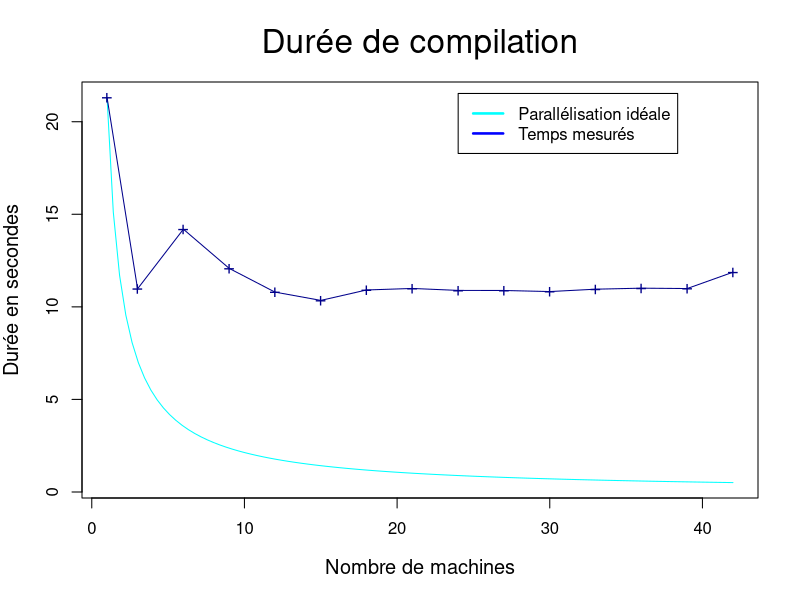
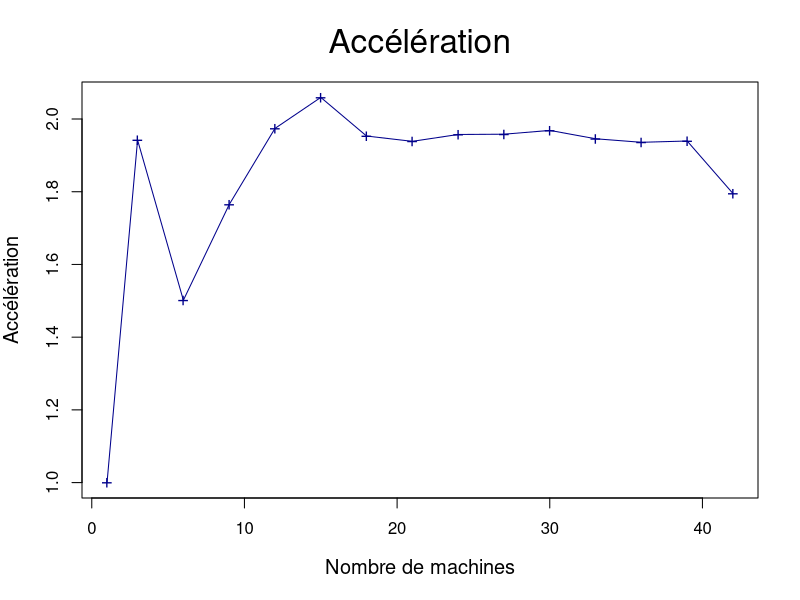
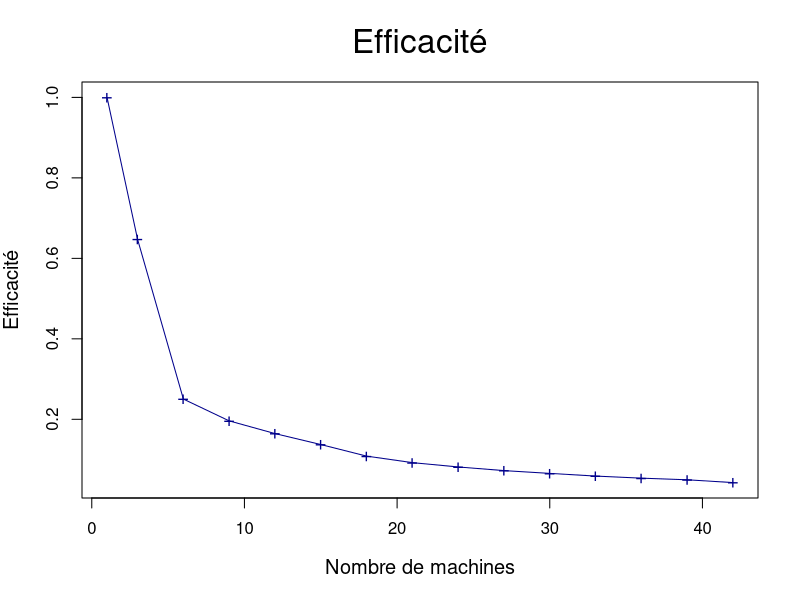
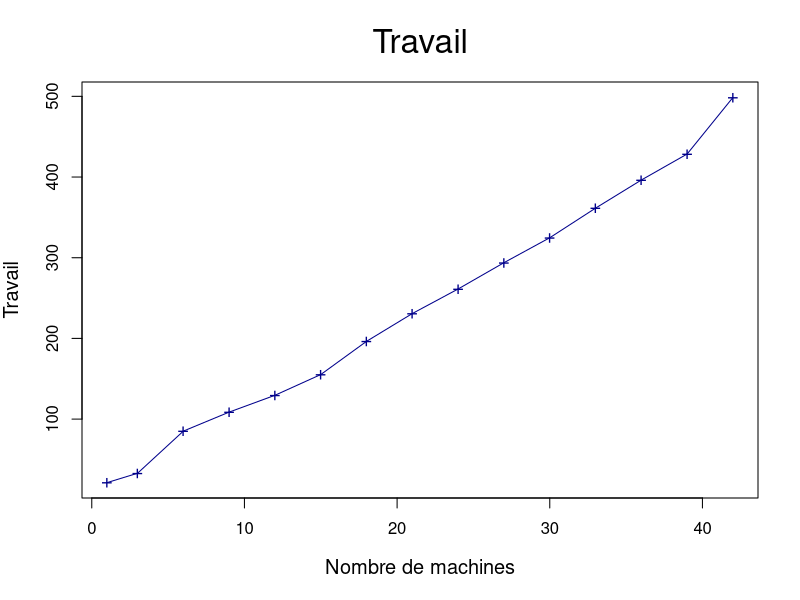

Reproduce these figures in R, in order.
pdf("sujet_makefiles_blender_249_Makefile_nth8.pdf")

nCPU = 42
STEP = 3

#x_axis <- seq.int( nCPU, STEP, -STEP )
#x_axis <- seq.int( STEP, nCPU, STEP )
x_axis=c()
for (i in seq(from=nCPU, to=1, by=-STEP)) {
  x_axis = c( x_axis, i )
}

if ( ! (1 %in% x_axis) ) {
  x_axis = c( x_axis, 1 )
}

x_axis = rev(x_axis)

data <- c( 21313,  10974,  14194,  12078,  10796,  10349,  10912,  10994,  10888,  10884,  10826,  10954,  11009,  10989,  11873 )

# -1 )
#data <- head( data, -1)

data = data / 1000

#sCPU = tail(data, n=1)

xLim = 4 * nCPU / 7
sCPU = head(data, n=1)
yLim = sCPU + sCPU / 100

x_ideal <- c( 1, nCPU )
y_ideal <- data / x_axis
y_lims <- c( min(data), yLim )

ideal <- function( n ) {
  return (sCPU/n)
}

plot( ideal, 1, nCPU, ann=FALSE, col="cyan" )
lines( x_axis, data, pch="+", cex=1.2, type="o", col="dark blue", ann=FALSE, ylim=y_lims )

title( main="Durée de compilation", font.main=1, cex.main=2 )
title( xlab="Nombre de machines", cex.lab=1.2 )
title( ylab="Durée en secondes", cex.lab=1.2 )


# places a legend at the appropriate place
legend( xLim, yLim,

 # puts text in the legend
c("Parallélisation idéale", "Temps mesurés"),

# gives the legend appropriate symbols (lines)
lty=c(1,1),

 # gives the legend lines the correct color and width
lwd=c(2.5,2.5),col=c("cyan", "blue"),bg="white")

dev.off()



m = nCPU

T1 = sCPU

Tm = data

acc = T1 / Tm


travail=c()
for (i in 1:length(data)) {
  travail = c( travail, x_axis[i] * Tm[i] )
}

eff=T1/travail



prefix="sujet_makefiles_blender_249_Makefile_nth8"

pdf(paste(prefix,"_acc.pdf", sep=""))

plot( x_axis, acc, pch="+", cex=1.2, type="o", col="dark blue", ann=FALSE ) #, ylim=y_lims )

title( main="Accélération", font.main=1, cex.main=2 )
title( xlab="Nombre de machines", cex.lab=1.2 )
title( ylab="Accélération", cex.lab=1.2 )

dev.off()



pdf(paste(prefix,"_eff.pdf", sep=""))

plot( x_axis, eff, pch="+", cex=1.2, type="o", col="dark blue", ann=FALSE ) #, ylim=y_lims )

title( main="Efficacité", font.main=1, cex.main=2 )
title( xlab="Nombre de machines", cex.lab=1.2 )
title( ylab="Efficacité", cex.lab=1.2 )

dev.off()


pdf(paste(prefix,"_work.pdf", sep=""))

plot( x_axis, travail, pch="+", cex=1.2, type="o", col="dark blue", ann=FALSE ) #, ylim=y_lims )

title( main="Travail", font.main=1, cex.main=2 )
title( xlab="Nombre de machines", cex.lab=1.2 )
title( ylab="Travail", cex.lab=1.2 )

dev.off()



m = nCPU

T1 = sCPU

Tm = data

acc = T1 / Tm


travail=c()
for (i in 1:length(data)) {
  travail = c( travail, x_axis[i] * Tm[i] )
}

eff=T1/travail

